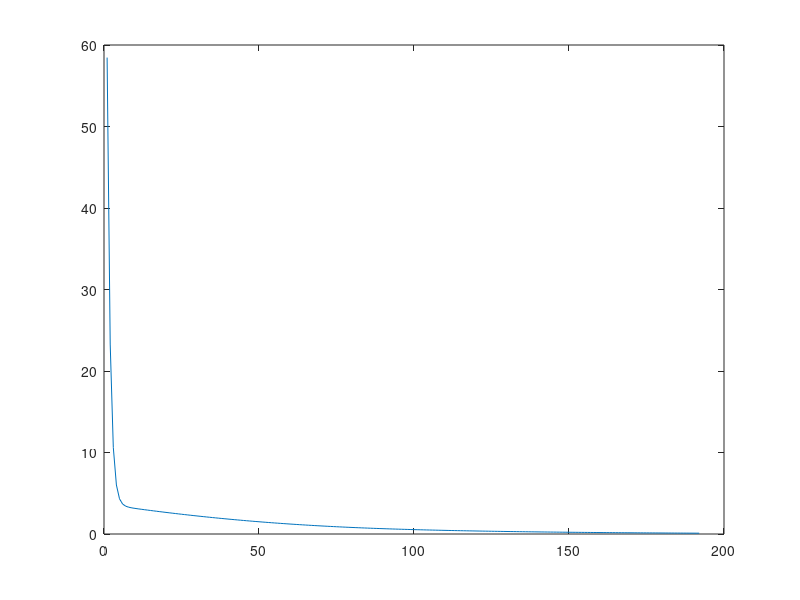

Write the MATLAB code that produced this figure.
function [xi,yi]=gdsolver(fx,dfx)
% GDSOLVER demostrates gradient descent algorithm on Wikipedia
    
if nargin<1
  fx{1}=@(x) 3*x(1)-cos(x(2)*x(3))-1.5;
  fx{2}=@(x) 4*x(1)*x(1)-625*x(2)*x(2)+2*x(2)-1;
  fx{3}=@(x) exp(-x(1)*x(2))+20*x(3)+(10*pi-3)/3.;
  dfx{1}=@(x) [3,sin(x(2)*x(3))*x(3),sin(x(2)*x(3))*x(2)];
  dfx{2}=@(x) [8*x(1),-1250*x(2)+2,0];
  dfx{3}=@(x) [-x(2)*exp(-x(1)*x(2)),-x(1)*exp(-x(1)*x(2)),20];
end

Gx=@(x,fx) (cellfun(@(c) c(x),fx))';      % nonlinear system
% eval by calling `Gx(x0,fx)`
Fx=@(x,Gx,fx) .5*Gx(x,fx).*Gx(x,fx);      % objective function
% eval by calling `Fx(x0,Gx,fx)`
J_G=@(x,dfx) cell2mat(cellfun(@(c) (c(x))',dfx,'uniformoutput',false));
% eval by calling `J_G(x0,dfx)`
dFx=@(x,J_G,dfx,Gx,fx) (J_G(x,dfx))'*Gx(x,fx); % derivative
% eval by calling `dFx(x0,J_G,dfx,Gx,fx)`

% parameters
gamma=1e-3;
x0=[0;0;0];
epsilon=0.1;
maxiter=1000;

% initialize
xi=x0;
yi=sum(Fx(xi,Gx,fx)); % eval objective
iter=2;

% start iteration
while iter<maxiter && yi(end)>epsilon
xi=xi-gamma*dFx(xi,J_G,dfx,Gx,fx);
yi(iter)=sum(Fx(xi,Gx,fx)); % eval objective
iter=iter+1;
end
plot(yi);yi=yi(end);

end

